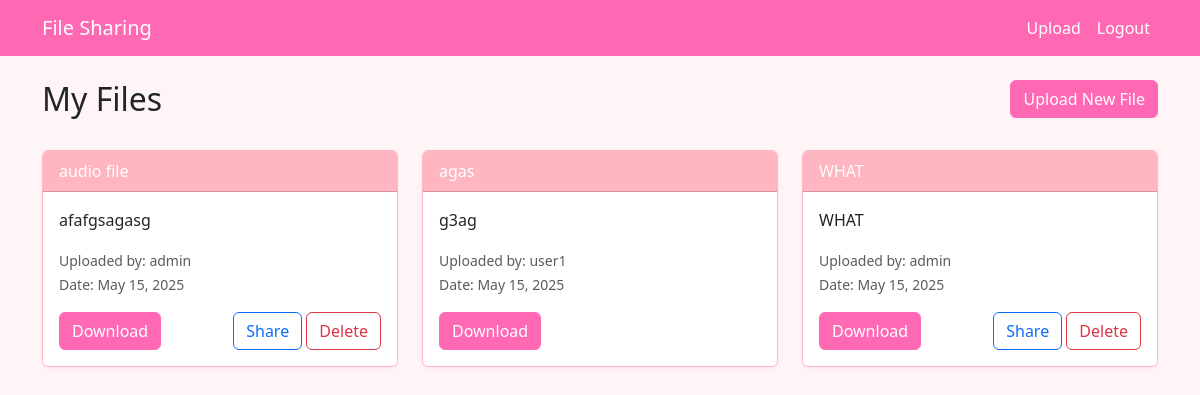
The app's page / (signed in) with its own data.
### core/models.py (models this page shows, shortened)
class SharedFile(models.Model):
    file = models.FileField(upload_to='shared_files/')
    title = models.CharField(max_length=200)
    description = models.TextField(blank=True)
    uploader = models.ForeignKey(User, on_delete=models.CASCADE, related_name='uploaded_files')
    upload_date = models.DateTimeField(default=timezone.now)
    is_public = models.BooleanField(default=False)
    shared_with = models.ManyToManyField(User, related_name='shared_files', blank=True)
    class Meta:
        ordering = ['-upload_date']

### core/views.py (the view)
# urls.py: path('', views.home, name='home'),
@login_required
def home(request):
    files = SharedFile.objects.filter(
        models.Q(uploader=request.user) |
        models.Q(shared_with=request.user) |
        models.Q(is_public=True)
    ).distinct()
    return render(request, 'core/home.html', {'files': files})

### templates/core/home.html (shortened to what this page needs)
{% extends 'base.html' %}
{% load crispy_forms_tags %}
{% block content %}
<div class="row mb-4">
    <div class="col">
        <h2>My Files</h2>
    </div>
    <div class="col text-end">
        <a href="{% url 'upload' %}" class="btn btn-primary">Upload New File</a>
    </div>
</div>
<div class="row">
    {% for file in files %}
    <div class="col-md-6 col-lg-4 mb-4">
        <div class="card h-100">
            <div class="card-header">
                {{ file.title }}
            </div>
            <div class="card-body">
                <p class="card-text">{{ file.description|truncatewords:20 }}</p>
                <p class="card-text">
                    <small class="text-muted">
                        Uploaded by: {{ file.uploader.username }}<br>
                        Date: {{ file.upload_date|date:"M d, Y" }}
                    </small>
                </p>
                <div class="d-flex justify-content-between">
                    <a href="{% url 'download' file.id %}" class="btn btn-primary">Download</a>
                    {% if file.uploader == user %}
                    <div>
                        <a href="{% url 'share' file.id %}" class="btn btn-outline-primary">Share</a>
                        <a href="{% url 'delete' file.id %}" class="btn btn-outline-danger">Delete</a>
                    </div>
                    {% endif %}
                </div>
            </div>
        </div>
    </div>
    {% empty %}
    <div class="col">
        <div class="alert alert-info">
            No files available. <a href="{% url 'upload' %}">Upload your first file</a>!
        </div>
    </div>
    {% endfor %}
</div>
{% endblock %}

### templates/base.html (shortened to what this page needs)
<!DOCTYPE html>
<html lang="en">
<head>
    <link href="https://cdn.jsdelivr.net/npm/bootstrap@5.3.0/dist/css/bootstrap.min.css" rel="stylesheet">
</head>
<body>
    <nav class="navbar navbar-expand-lg navbar-dark mb-4">
        <div class="container">
            <a class="navbar-brand" href="{% url 'home' %}">File Sharing</a>
            <div class="collapse navbar-collapse" id="navbarNav">
                <ul class="navbar-nav ms-auto">
                    {% if user.is_authenticated %}
                        <li class="nav-item">
                            <a class="nav-link" href="{% url 'upload' %}">Upload</a>
                        </li>
                        <li class="nav-item">
                            <form method="post" action="{% url 'logout' %}" style="display: inline;">
                                <button type="submit" class="nav-link btn btn-link" style="background: none; border: none; color: white;">Logout</button>
                            </form>
                        </li>
                    {% endif %}
                </ul>
            </div>
        </div>
    </nav>
    <div class="container">
        {% block content %}
        {% endblock %}
    </div>
</body>
</html>

### templates/base.html (style rules this page uses)
:root { --primary-color: #ff69b4; --secondary-color: #ffb6c1; --accent-color: #ff1493; }
body { background-color: #fff5f7; font-family: 'Segoe UI', Tahoma, Geneva, Verdana, sans-serif; }
.navbar { background-color: var(--primary-color) !important; }
.navbar-brand, .nav-link { color: white !important; }
.btn-primary { background-color: var(--primary-color); border-color: var(--primary-color); }
.card { border-color: var(--secondary-color); box-shadow: 0 2px 4px rgba(255, 105, 180, 0.1); }
.card-header { background-color: var(--secondary-color); color: white; }

### records on screen
SharedFile: title "audio file", description "afafgsagasg", uploader.username "admin", upload_date "May 15, 2025", shows "Share"
SharedFile: title "agas", description "g3ag", uploader.username "user1", upload_date "May 15, 2025"
SharedFile: title "WHAT", description "WHAT", uploader.username "admin", upload_date "May 15, 2025", shows "Share"
